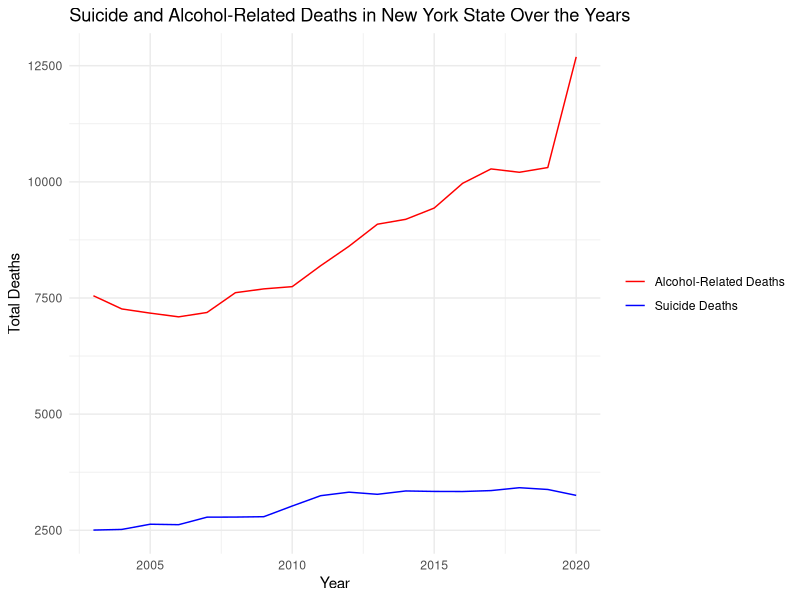

The R source for this figure:
## ---- chunk 1
library(ggplot2)
library(dplyr)

death_data <- read.csv("Death_data_NY.csv")
death_data <- death_data %>% 
  filter(Age.Group != "Unknown")

# Group data by year and summarize
annual_summary <- death_data %>%
  group_by(Year) %>%
  summarise(Suicide_Total = sum(Suicide.Deaths, na.rm = TRUE),
            Alcohol_Related_Total = sum(Alcohol.Related.Deaths, na.rm = TRUE))

# Plotting both Suicide and Alcohol-Related Deaths Over Years
ggplot() +
  geom_line(data = annual_summary, aes(x = Year, y = Suicide_Total, color = "Suicide Deaths")) +
  geom_line(data = annual_summary, aes(x = Year, y = Alcohol_Related_Total, color = "Alcohol-Related Deaths")) +
  labs(title = "Suicide and Alcohol-Related Deaths in New York State Over the Years",
       x = "Year",
       y = "Total Deaths") +
  scale_color_manual(values = c("Suicide Deaths" = "blue", "Alcohol-Related Deaths" = "red")) +
  theme_minimal() +
  theme(legend.title = element_blank())
